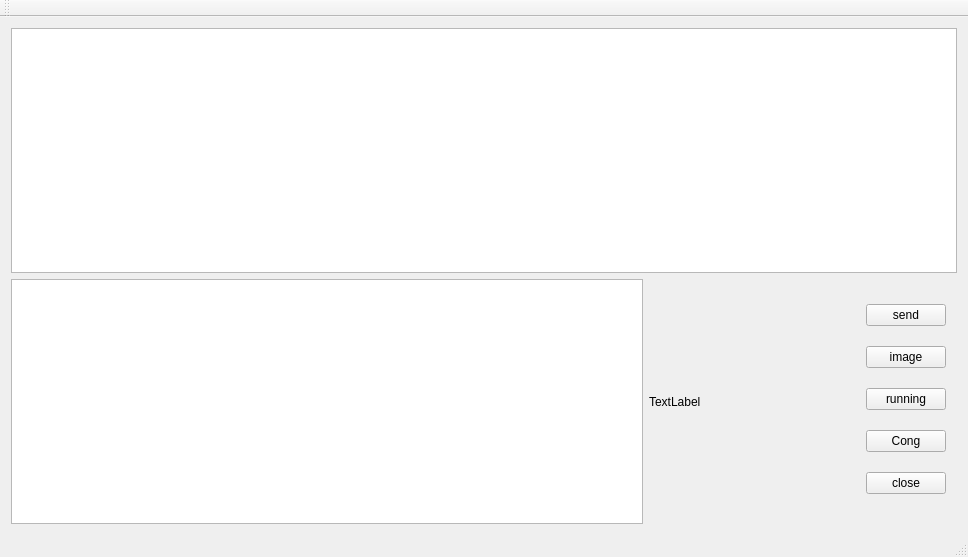
<?xml version="1.0" encoding="UTF-8"?>
<ui version="4.0">
 <class>TCM_serverClass</class>
 <widget class="QMainWindow" name="TCM_serverClass">
  <property name="geometry">
   <rect>
    <x>0</x>
    <y>0</y>
    <width>968</width>
    <height>557</height>
   </rect>
  </property>
  <property name="windowTitle">
   <string>TCM_server</string>
  </property>
  <widget class="QWidget" name="centralWidget">
   <layout class="QGridLayout" name="gridLayout_4">
    <item row="0" column="0">
     <layout class="QGridLayout" name="gridLayout_3">
      <item row="0" column="0">
       <widget class="QTextEdit" name="textMsg"/>
      </item>
      <item row="1" column="0">
       <layout class="QGridLayout" name="gridLayout_2">
        <item row="0" column="2">
         <widget class="QWidget" name="widget" native="true">
          <layout class="QGridLayout" name="gridLayout">
           <item row="0" column="0">
            <widget class="QPushButton" name="btnSend">
             <property name="text">
              <string>send</string>
             </property>
            </widget>
           </item>
           <item row="1" column="0">
            <widget class="QPushButton" name="btnImage">
             <property name="text">
              <string>image</string>
             </property>
            </widget>
           </item>
           <item row="2" column="0">
            <widget class="QPushButton" name="run_push">
             <property name="text">
              <string>running</string>
             </property>
            </widget>
           </item>
           <item row="4" column="0">
            <widget class="QPushButton" name="btnclose">
             <property name="text">
              <string>close</string>
             </property>
            </widget>
           </item>
           <item row="3" column="0">
            <widget class="QPushButton" name="btncong">
             <property name="text">
              <string>Cong</string>
             </property>
            </widget>
           </item>
          </layout>
         </widget>
        </item>
        <item row="0" column="0">
         <widget class="QTextEdit" name="textInput"/>
        </item>
        <item row="0" column="1">
         <widget class="QLabel" name="label">
          <property name="minimumSize">
           <size>
            <width>200</width>
            <height>100</height>
           </size>
          </property>
          <property name="text">
           <string>TextLabel</string>
          </property>
         </widget>
        </item>
       </layout>
      </item>
     </layout>
    </item>
   </layout>
  </widget>
  <widget class="QMenuBar" name="menuBar">
   <property name="geometry">
    <rect>
     <x>0</x>
     <y>0</y>
     <width>968</width>
     <height>26</height>
    </rect>
   </property>
  </widget>
  <widget class="QToolBar" name="mainToolBar">
   <attribute name="toolBarArea">
    <enum>TopToolBarArea</enum>
   </attribute>
   <attribute name="toolBarBreak">
    <bool>false</bool>
   </attribute>
  </widget>
  <widget class="QStatusBar" name="statusBar"/>
 </widget>
 <layoutdefault spacing="6" margin="11"/>
 <resources>
  <include location="TCM_server.qrc"/>
 </resources>
 <connections/>
</ui>
